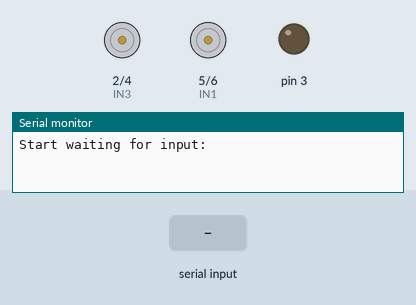
The sketch below on a simulated Arduino Uno, built with avr-gcc and run on an emulated ATmega328P. Parts: motor-driver pin pairs drawn as motors (green arrow = first pin HIGH = forward, orange = second pin HIGH = backward, longer = more drive), output pins drawn as LEDs (lit = HIGH), the last lines printed to the serial monitor. The test bench sets the inputs (shaded band).

Above: at 1.2 s.
1.3 s: "move" received over the second serial link
At 2.4 s:
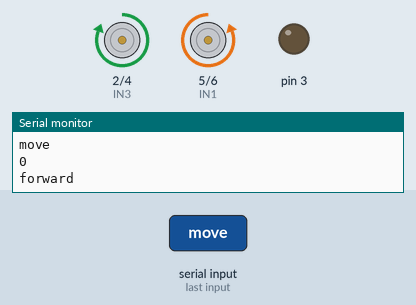
2.8 s: "back" received over the second serial link
At 3.5 s:
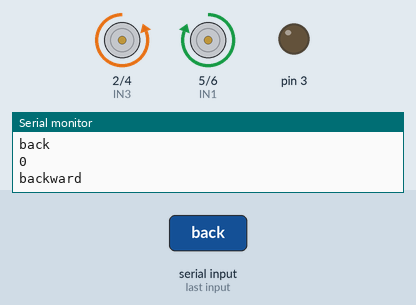
4.3 s: "left" received over the second serial link
At 4.6 s:
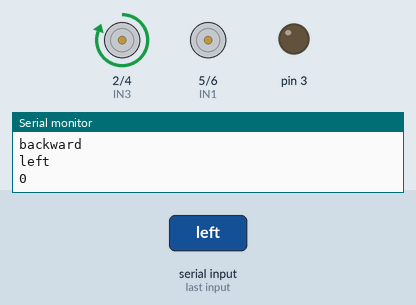
5.8 s: "right" received over the second serial link
At 6.2 s:
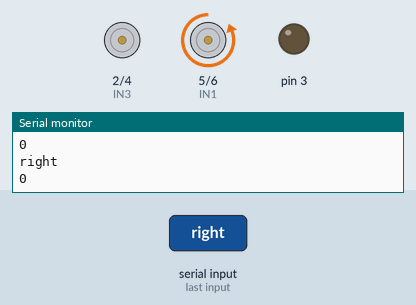
Timing chart, 0 to 8.3 s (numbered marks = the images above; inputs shaded):
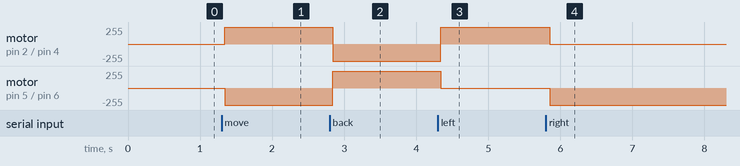

Measured:
- after the input at 1.3 s, motor on pin 2 (IN3) / pin 4 (IN4): stopped → forward 255/255 at once; motor on pin 5 (IN1) / pin 6 (IN2): stopped → backward 255/255 at once
- after the input at 2.8 s, motor on pin 2 (IN3) / pin 4 (IN4): forward 255/255 → backward 255/255 at once; motor on pin 5 (IN1) / pin 6 (IN2): backward 255/255 → forward 255/255 at once
- after the input at 4.3 s, motor on pin 2 (IN3) / pin 4 (IN4): backward 255/255 → forward 255/255 at once; motor on pin 5 (IN1) / pin 6 (IN2): forward 255/255 → stopped at once
- after the input at 5.8 s, motor on pin 2 (IN3) / pin 4 (IN4): forward 255/255 → stopped after 0.05 s; motor on pin 5 (IN1) / pin 6 (IN2): stopped → backward 255/255 after 0.05 s

The sketch:

bluetooth-voice-robot.ino
```cpp
#include <SoftwareSerial.h>

SoftwareSerial BT(0, 1); //TX, RX respetively
String readvoice;

int val=0;
//motor 1
int IN1=5;   //7
int IN2=6;   //8
//motor 2
int IN3=2;
int IN4=4;

void setup() {
 BT.begin(9600);
 Serial.begin(9600);
  pinMode(4, OUTPUT);
  pinMode(3, OUTPUT);
  pinMode(5, OUTPUT);
  pinMode(6, OUTPUT);

//new
pinMode(IN1,OUTPUT);
pinMode(IN2,OUTPUT);
pinMode(IN3,OUTPUT);
pinMode(IN4,OUTPUT);

 Serial.println("Start waiting for input:");
}


//funtion
void forward()
{

Serial.println(val);
digitalWrite(IN1,LOW);
digitalWrite(IN2,HIGH);

digitalWrite(IN3,HIGH);
digitalWrite(IN4,LOW);

}


void backward()
{

Serial.println(val);
digitalWrite(IN1,HIGH); // Motor drivers may have difference setting, change it accordingly
digitalWrite(IN2,LOW);

digitalWrite(IN3,LOW);
digitalWrite(IN4,HIGH);

}


void left()
{

  Serial.println(val);
digitalWrite(IN1,LOW);
digitalWrite(IN2,HIGH);

digitalWrite(IN3,LOW);
digitalWrite(IN4,LOW);

}


void right()
{

  Serial.println(val);

digitalWrite(IN1,LOW);
digitalWrite(IN2,LOW);
digitalWrite(IN3,HIGH);
digitalWrite(IN4,LOW);
}


void stop()
{
Serial.println(val);
delay(500);
digitalWrite(IN1,LOW);
digitalWrite(IN2,LOW);
digitalWrite(IN3,LOW);
digitalWrite(IN4,LOW);
}


//-----------------------------------------------------------------------//
void loop() {
  while (BT.available()){  //Check if there is an available byte to read
  delay(10); //Delay added to make thing stable
  char c = BT.read(); //Conduct a serial read
  readvoice += c; //build the string- "forward", "reverse", "left" and "right"
  }
  if (readvoice.length() > 0) {
    Serial.println(readvoice);

  if(readvoice == "move" || readvoice == "F" )
  {

    forward();
    Serial.println("forward");
  }

  else if(readvoice == "back" || readvoice == "B" )
  {

    backward();
    Serial.println("backward");
  }

  else if (readvoice == "left" || readvoice == "L" )
  {

  right();
 //delay(7000);
 //forward();


  }

 else if ( readvoice == "right" || readvoice == "R" )
 {

    left();
    //delay(7000);
    //forward();
 }

 else if (readvoice == "stop" || readvoice == "S" )
 {

   stop();

 }
 else if (readvoice == "*keep watch in all direction#")
 {
   digitalWrite (3, HIGH);
   digitalWrite (4, LOW);
   digitalWrite (5, LOW);
   digitalWrite (6, LOW);
   delay (100);
 }
  else if (readvoice =="dance")
 {
    left();
    delay(1000);
    right();
    delay(1000);
    backward();
    delay(1000);
    forward();
   delay(1000);
    stop();
 }


 readvoice="";}//if command length

 } //Reset the variable//loop
```
